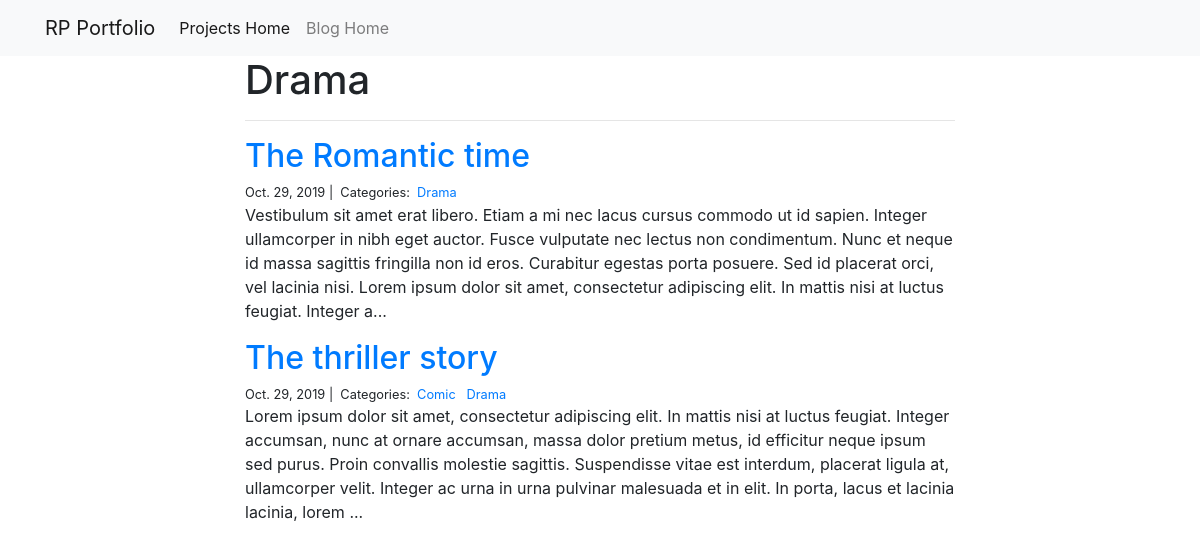
Screenshot of /blog/Drama/ with the database file from the repository.
### blog/models.py (models this page shows)
class Category(models.Model):
	name = models.CharField(max_length = 20)

class Post(models.Model):
	title = models.CharField(max_length = 255)
	body = models.TextField()
	created_on = models.DateTimeField(auto_now_add = True)
	last_modified = models.DateTimeField(auto_now = True)
	categories = models.ManyToManyField('Category', related_name = 'posts')

### blog/views.py (the view)
# urls.py: path("<category>/", views.blog_category, name="blog_category"),
def blog_category(request, category):
	posts = Post.objects.filter(
			categories__name__contains = category
		).order_by('-created_on')
	context = {
		"category": category,
		"posts": posts,
	}
	return render(request, "blog_category.html", context)

### blog/templates/blog_category.html
{% extends "base.html" %}
{% block page_content %}
<div class="col-md-8 offset-md-2">
    <h1>{{ category | title }}</h1>
    <hr>
    {% for post in posts %}
        <h2><a href="{% url 'blog_detail' post.pk%}">{{ post.title }}</a></h2>
        <small>
            {{ post.created_on.date }} |&nbsp;
            Categories:&nbsp;
            {% for category in post.categories.all %}
            <a href="{% url 'blog_category' category.name %}">
                {{ category.name }}
            </a>&nbsp;
            {% endfor %}
        </small>
        <p>{{ post.body | slice:":400" }}...</p>
    {% endfor %}
</div>
{% endblock %}

### rows the page displays
Category: name "Drama"
Post: title "The Romantic time", created_on "Oct. 29, 2019", body "Vestibulum sit amet erat libero. Etiam a mi nec lacus cursus commodo ut id sapien. Integer ullamcorper in nibh eget auctor. Fusce vulputate nec lectus non condimentum. Nunc et neque id massa sagittis fringilla non id eros. Curabitur egestas porta posuere. Sed id placerat orci, vel lacinia nisi. Lorem ipsum dolor sit amet, consectetur adipiscing elit. In mattis nisi at luctus feugiat. Integer a"
Post: title "The thriller story", created_on "Oct. 29, 2019", body "Lorem ipsum dolor sit amet, consectetur adipiscing elit. In mattis nisi at luctus feugiat. Integer accumsan, nunc at ornare accumsan, massa dolor pretium metus, id efficitur neque ipsum sed purus. Proin convallis molestie sagittis. Suspendisse vitae est interdum, placerat ligula at, ullamcorper velit. Integer ac urna in urna pulvinar malesuada et in elit. In porta, lacus et lacinia lacinia, lorem"
Category: name "Comic"
